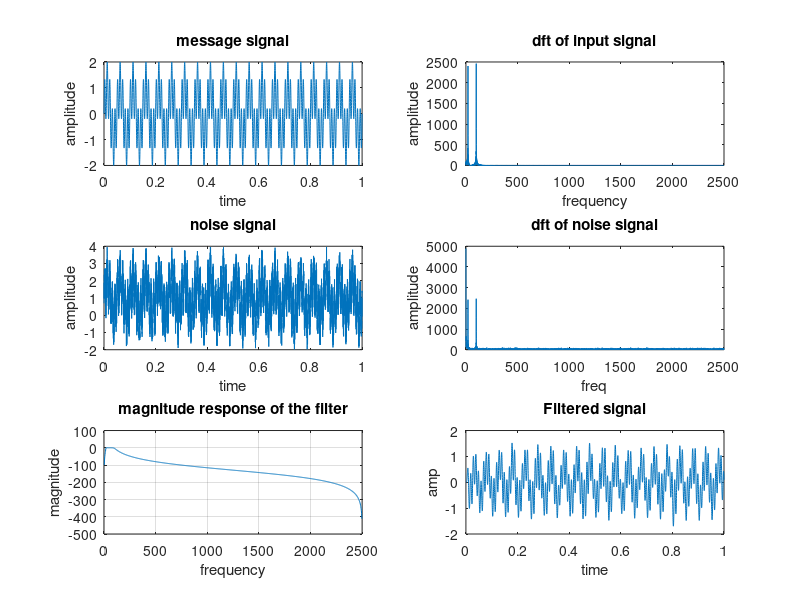

MATLAB code to generate this figure:
Fs  = 5000;
f = 100;
n = 0:1/Fs:1;
x = sin(2*pi*f*n) + sin(2*pi*f*n/5);
subplot(321);
plot(n,x );
xlabel('time');
ylabel('amplitude');
title('message signal');
nfft  = 2^nextpow2(length(x))
y = fft(x, nfft);
freq_range = Fs/2*(linspace(0, 1, nfft/2 + 1));
subplot(322);
plot(freq_range, abs(y(:,1:nfft/2+1)));
xlabel('frequency');
ylabel('amplitude');
title('dft of input signal');


noisex=  x + 2*rand(1,length(x));
y2  = fft(noisex , nfft);
subplot(323)
plot(n, noisex);
title('noise signal');
xlabel('time');
ylabel('amplitude');
subplot(324);
plot(freq_range, abs(y2(:, 1:nfft/2+1)));
xlabel('freq');
ylabel('amplitude');
title('dft of noise signal');

o = 5;
wn  = [20 100]*2/Fs;
[b, a] = butter(o, wn, 'bandpass');
[h, w] = freqz(b, a, 1024, Fs);
subplot(325);
plot(w, 20*log10(abs(h)));
title('magnitude response of the filter');
xlabel('frequency');
ylabel('magnitude');
grid on;

y_filt  = filter(b, a, noisex);
subplot(326);
plot(n, y_filt);
title('Filtered signal');
xlabel('time');
ylabel('amp');


